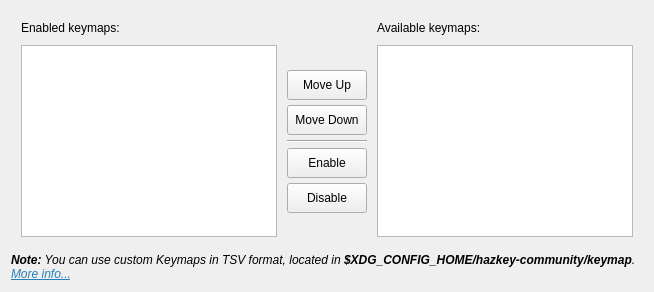
             <widget class="QWidget" name="advancedTabTabWidgetKeymapPage">
              <attribute name="title">
               <string>Keymap</string>
              </attribute>
              <layout class="QVBoxLayout" name="advancedKeymapPageLayout">
               <item>
                <layout class="QGridLayout" name="keymapSelectionGrid">
                 <property name="leftMargin">
                  <number>10</number>
                 </property>
                 <property name="topMargin">
                  <number>10</number>
                 </property>
                 <property name="rightMargin">
                  <number>10</number>
                 </property>
                 <property name="bottomMargin">
                  <number>10</number>
                 </property>
                 <property name="spacing">
                  <number>10</number>
                 </property>
                 <item row="1" column="1">
                  <layout class="QVBoxLayout" name="keymapManageButtons">
                   <property name="spacing">
                    <number>5</number>
                   </property>
                   <item>
                    <spacer name="keymapManageTopSpacer">
                     <property name="orientation">
                      <enum>Qt::Orientation::Vertical</enum>
                     </property>
                     <property name="sizeHint" stdset="0">
                      <size>
                       <width>0</width>
                       <height>0</height>
                      </size>
                     </property>
                    </spacer>
                   </item>
                   <item>
                    <widget class="QToolButton" name="keymapMoveUp">
                     <property name="minimumSize">
                      <size>
                       <width>80</width>
                       <height>30</height>
                      </size>
                     </property>
                     <property name="text">
                      <string>Move Up</string>
                     </property>
                     <property name="icon">
                      <iconset theme="QIcon::ThemeIcon::GoUp"/>
                     </property>
                     <property name="toolButtonStyle">
                      <enum>Qt::ToolButtonStyle::ToolButtonTextUnderIcon</enum>
                     </property>
                    </widget>
                   </item>
                   <item>
                    <widget class="QToolButton" name="keymapMoveDown">
                     <property name="minimumSize">
                      <size>
                       <width>80</width>
                       <height>30</height>
                      </size>
                     </property>
                     <property name="text">
                      <string>Move Down</string>
                     </property>
                     <property name="icon">
                      <iconset theme="QIcon::ThemeIcon::GoDown"/>
                     </property>
                     <property name="toolButtonStyle">
                      <enum>Qt::ToolButtonStyle::ToolButtonTextUnderIcon</enum>
                     </property>
                    </widget>
                   </item>
                   <item>
                    <widget class="Line" name="keymapManageSeparator">
                     <property name="orientation">
                      <enum>Qt::Orientation::Horizontal</enum>
                     </property>
                    </widget>
                   </item>
                   <item>
                    <widget class="QToolButton" name="enableKeymap">
                     <property name="minimumSize">
                      <size>
                       <width>80</width>
                       <height>30</height>
                      </size>
                     </property>
                     <property name="text">
                      <string>Enable</string>
                     </property>
                     <property name="icon">
                      <iconset theme="QIcon::ThemeIcon::GoPrevious"/>
                     </property>
                     <property name="toolButtonStyle">
                      <enum>Qt::ToolButtonStyle::ToolButtonTextUnderIcon</enum>
                     </property>
                    </widget>
                   </item>
                   <item>
                    <widget class="QToolButton" name="disableKeymap">
                     <property name="minimumSize">
                      <size>
                       <width>80</width>
                       <height>30</height>
                      </size>
                     </property>
                     <property name="text">
                      <string>Disable</string>
                     </property>
                     <property name="icon">
                      <iconset theme="QIcon::ThemeIcon::GoNext"/>
                     </property>
                     <property name="toolButtonStyle">
                      <enum>Qt::ToolButtonStyle::ToolButtonTextUnderIcon</enum>
                     </property>
                    </widget>
                   </item>
                   <item>
                    <spacer name="keymapManageBottomSpacer">
                     <property name="orientation">
                      <enum>Qt::Orientation::Vertical</enum>
                     </property>
                     <property name="sizeHint" stdset="0">
                      <size>
                       <width>0</width>
                       <height>0</height>
                      </size>
                     </property>
                    </spacer>
                   </item>
                  </layout>
                 </item>
                 <item row="1" column="2">
                  <widget class="QListWidget" name="availableKeymapList">
                   <property name="selectionMode">
                    <enum>QAbstractItemView::SelectionMode::SingleSelection</enum>
                   </property>
                  </widget>
                 </item>
                 <item row="0" column="2">
                  <widget class="QLabel" name="availableKeymapLabel">
                   <property name="text">
                    <string>Available keymaps:</string>
                   </property>
                  </widget>
                 </item>
                 <item row="1" column="0">
                  <widget class="QListWidget" name="enabledKeymapList">
                   <property name="dragEnabled">
                    <bool>true</bool>
                   </property>
                   <property name="dragDropMode">
                    <enum>QAbstractItemView::DragDropMode::InternalMove</enum>
                   </property>
                   <property name="defaultDropAction">
                    <enum>Qt::DropAction::MoveAction</enum>
                   </property>
                   <property name="selectionMode">
                    <enum>QAbstractItemView::SelectionMode::SingleSelection</enum>
                   </property>
                  </widget>
                 </item>
                 <item row="0" column="0">
                  <widget class="QLabel" name="enabledKeymapLabel">
                   <property name="text">
                    <string>Enabled keymaps:</string>
                   </property>
                  </widget>
                 </item>
                </layout>
               </item>
               <item>
                <widget class="QLabel" name="keymapAdvancedNote">
                 <property name="text">
                  <string>&lt;html&gt;&lt;head/&gt;&lt;body&gt;&lt;p&gt;&lt;span style=&quot; font-weight:700; font-style:italic;&quot;&gt;Note:&lt;/span&gt;&lt;span style=&quot; font-style:italic;&quot;&gt; You can use custom Keymaps in TSV format, located in &lt;/span&gt;&lt;span style=&quot; font-weight:700; font-style:italic;&quot;&gt;$XDG_CONFIG_HOME/hazkey-community/keymap&lt;/span&gt;&lt;span style=&quot; font-style:italic;&quot;&gt;. &lt;/span&gt;&lt;a href=&quot;https://hazkey.hiira.dev/docs/settings/input-style-keymap&quot;&gt;&lt;span style=&quot; font-style:italic; text-decoration: underline; color:#2980b9;&quot;&gt;More info...&lt;/span&gt;&lt;/a&gt;&lt;/p&gt;&lt;/body&gt;&lt;/html&gt;</string>
                 </property>
                 <property name="wordWrap">
                  <bool>true</bool>
                 </property>
                 <property name="margin">
                  <number>10</number>
                 </property>
                 <property name="openExternalLinks">
                  <bool>true</bool>
                 </property>
                </widget>
               </item>
              </layout>
             </widget>
